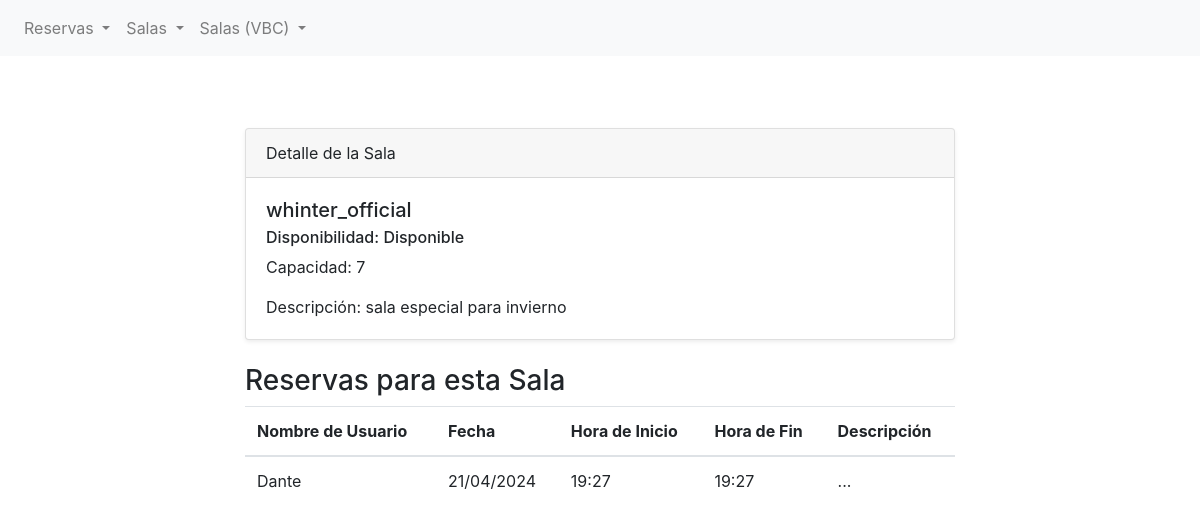
Screenshot of /sala/detail/1 with the database file from the repository.
### bookings/models.py (models this page shows, shortened)
class Sala(models.Model):
    nombre = models.CharField(max_length=100)
    disponible = models.BooleanField(default=True)
    capacidad = models.IntegerField()
    descripcion = models.TextField(blank=True, null=True)

class Reserva(models.Model):
    nombre_de_usuario = models.CharField(max_length=50)
    sala = models.ForeignKey(Sala, on_delete=models.CASCADE, related_name="reservas")
    fecha = models.DateField(default=timezone.now)
    hora_inicio = models.TimeField(default=timezone.now)
    hora_fin = models.TimeField(default=timezone.now)
    descripcion = models.TextField(blank=True, null=True)

### bookings/views.py (the view)
# urls.py: path("sala/detail/<sala_id>", detail_sala_view, name="sala-detail"),
def detail_sala_view(request, sala_id):
    sala = Sala.objects.get(id=sala_id)
    contexto_dict = {"sala": sala}
    return render(request, "bookings/detail-sala.html", contexto_dict)

### bookings/templates/bookings/detail-sala.html (shortened to what this page needs)
{% extends 'bookings/base.html' %}
{% block content %}
<section class="py-5">
    <div class="container">
        <div class="row">
            <div class="col-lg-8 mx-auto">
                <div class="card shadow-sm">
                    <div class="card-header">
                        Detalle de la Sala
                    </div>
                    <div class="card-body">
                        <h5 class="card-title">{{ sala.nombre }}</h5>
                        {% if sala.disponible %}
                        <h6 class="card-subtitle mb-2">Disponibilidad: Disponible</h6>
                        {% else %}
                        <h6 class="card-subtitle mb-2">Disponibilidad: No Disponible</h6>
                        {% endif %}
                        <p class="card-text">Capacidad: {{ sala.capacidad }}</p>
                        <p class="card-text">Descripción: {{ sala.descripcion | default:"No proporcionado" }}</p>
                    </div>
                </div>
                <div class="mt-4">
                    <h3>Reservas para esta Sala</h3>
                    <table class="table">
                        <thead>
                            <tr>
                                <th scope="col">Nombre de Usuario</th>
                                <th scope="col">Fecha</th>
                                <th scope="col">Hora de Inicio</th>
                                <th scope="col">Hora de Fin</th>
                                <th scope="col">Descripción</th>
                            </tr>
                        </thead>
                        <tbody>
                            {% for reserva in sala.reservas.all %}
                            <tr>
                                <td>{{ reserva.nombre_de_usuario }}</td>
                                <td>{{ reserva.fecha | date:"d/m/Y" }}</td>
                                <td>{{ reserva.hora_inicio | date:"H:i" }}</td>
                                <td>{{ reserva.hora_fin | date:"H:i" }}</td>
                                <td>{{ reserva.descripcion | default:"No proporcionado" }}</td>
                            </tr>
                            {% empty %}
                            <tr>
                                <td colspan="5">No hay reservas para esta sala.</td>
                            </tr>
                            {% endfor %}
                        </tbody>
                    </table>
                </div>
            </div>
        </div>
    </div>
</section>
{% endblock %}

### rows the page displays
Sala: nombre "whinter_official", capacidad "7", descripcion "sala especial para invierno"
Reserva: nombre_de_usuario "Dante", fecha "21/04/2024", hora_inicio "19:27", hora_fin "19:27", descripcion "..."
